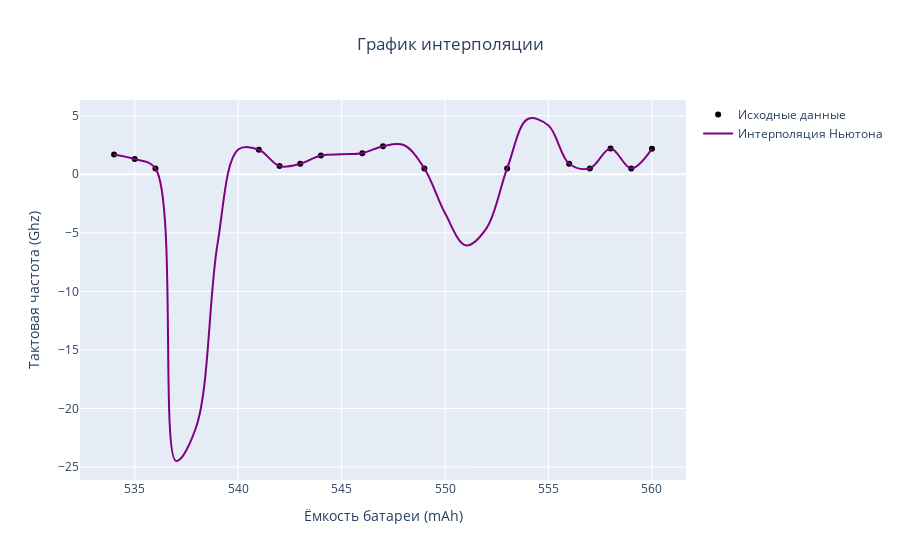

The notebook cell this image was saved under:
### Code cell
# Интерполяция Ньютона
X_Nuton = 0
Y_Nuton = 0
#усредняем У для одинаковых Х
df_main = df.groupby('battery_power')['clock_speed'].mean().reset_index()

#выбор данных для интерполяции
x = df_main['battery_power'][15:31].to_numpy()
y = df_main['clock_speed'][15:31].to_numpy()

# Функция для вычисления разделенных разностей
def divided_differences(x, y):
    n = len(x)
    f = np.zeros((n, n))
    f[:, 0] = y
    for j in range(1, n):
        for i in range(n - j):
            f[i][j] = (f[i + 1][j - 1] - f[i][j - 1]) / (x[i + j] - x[i])
    return f[0, :]

# Вычисление интерполирующего полинома Ньютона
def newton_interpolation(x, y, x_interp):
    f = divided_differences(x, y)
    n = len(x)
    result = f[0]
    for i in range(1, n):
        term = f[i]
        for j in range(i):
            term *= (x_interp - x[j])
        result += term
    return result


X_Nuton = np.arange(min(x), max(x)+1, 1)
Y_Nuton = newton_interpolation(x,y, X_Nuton)

fig = go.Figure()

#точки
fig.add_trace(go.Scatter(
    x = x,
    y = y,
    mode = 'markers',
    name = 'Исходные данные',
    marker=dict(color = 'black', symbol = 'circle'))
)

# Интер. Ньютона график
fig.add_trace(go.Scatter(
    x = X_Nuton,
    y = Y_Nuton,
    mode = 'lines',
    name = 'Интерполяция Ньютона',
    line = dict(color = 'purple', shape = 'spline')) #shape - для сглаживания
)

fig.update_xaxes(title_text="Ёмкость батареи (mAh)")
fig.update_yaxes(title_text="Тактовая частота (Ghz)")
fig.update_layout(title_text='График интерполяции', title_x =0.5)
fig.show()

### Figure 1 — Plotly figure (JSON) as saved in the notebook; plotly's stock layout.template omitted (floating-point values rounded to 4 significant figures)
{"data": [{"marker": {"color": "black", "symbol": "circle"}, "mode": "markers", "name": "Исходные данные", "type": "scatter", "x": [534, 535, 536, 541, 542, 543, 544, 546, 547, 549, 553, 556, 557, 558, 559, 560], "y": [1.7, 1.3, 0.5, 2.1, 0.7, 0.9, 1.6, 1.8, 2.4, 0.5, 0.5, 0.9, 0.5, 2.2, 0.5, 2.175]}, {"line": {"color": "purple", "shape": "spline"}, "mode": "lines", "name": "Интерполяция Ньютона", "type": "scatter", "x": [534, 535, 536, 537, 538, 539, 540, 541, 542, 543, 544, 545, 546, 547, 548, 549, 550, 551, 552, 553, 554, 555, 556, 557, 558, 559, 560], "y": [1.7, 1.3, 0.5, -24.48, -21.41, -5.97, 2.111, 2.1, 0.7, 0.9, 1.6, 1.716, 1.8, 2.4, 2.501, 0.5, -3.335, -6.066, -4.616, 0.5, 4.722, 4.166, 0.9, 0.5, 2.2, 0.5, 2.175]}], "layout": {"title": {"text": "График интерполяции", "x": 0.5}, "xaxis": {"title": {"text": "Ёмкость батареи (mAh)"}}, "yaxis": {"title": {"text": "Тактовая частота (Ghz)"}}}}
